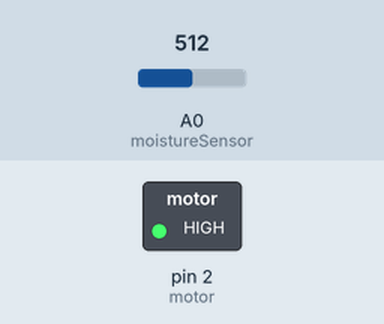
Bench run of a sketch on a simulated Arduino Uno, built with avr-gcc and run on an emulated ATmega328P. On the bench: switched loads named in the sketch (green lamp = pin HIGH). Inputs (shaded band) come from the test bench; at power-on: A0 (moistureSensor) = 512.

Above: at 1.2 s.
1.3 s: A0 (moistureSensor) set to 414
2.8 s: A0 (moistureSensor) set to 386
At 4.0 s:
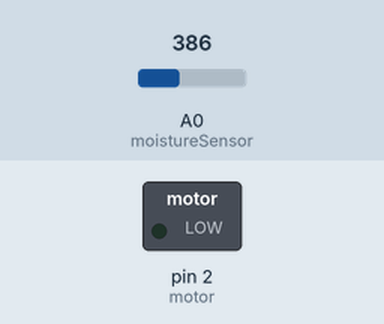
4.3 s: A0 (moistureSensor) set to 410
At 5.3 s:
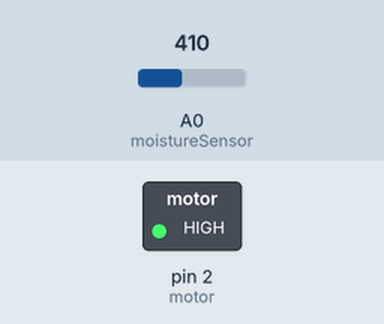
5.8 s: A0 (moistureSensor) set to 390
At 6.5 s:
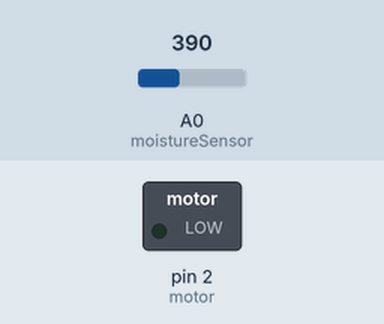
Timing chart, 0 to 8.3 s (numbered marks = the images above; inputs shaded):
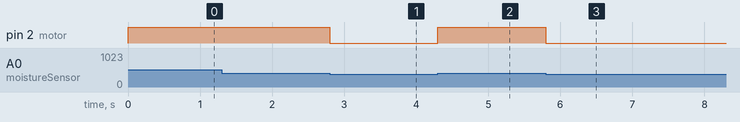

The sketch:

water_irrigation_code.ino
```cpp
int moistureSensor = 0;
int motor = 2;

void setup() {
Serial.begin(9600);

pinMode(motor,OUTPUT);

  int SensorValue = analogRead(moistureSensor);
}
void loop()
{

  int SensorValue = analogRead(moistureSensor);


if(SensorValue >=400)
{

digitalWrite(motor,HIGH);

}
else
{
digitalWrite(motor,LOW);

}
 }
```

Measured:
- the behaviour switches between 400 and 399 on A0 (moistureSensor) (found by bisection; images 0 and 1)
- after the input at 1.3 s, every drawn part: stays the same
- after the input at 2.8 s, pin 2 (motor): HIGH → LOW at once
- after the input at 4.3 s, pin 2 (motor): LOW → HIGH at once
- after the input at 5.8 s, pin 2 (motor): HIGH → LOW at once
